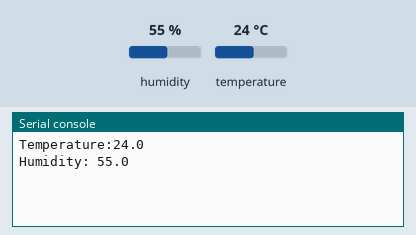
Simulated run of this program. Board: Raspberry Pi Pico running MicroPython. Parts: the last lines printed to the serial console. The test bench sets the inputs (shaded band); at power-on: humidity 55 %, temperature 24 °C.

Above: at 6.2 s.
6.3 s: humidity set to 22 %
At 8.2 s:
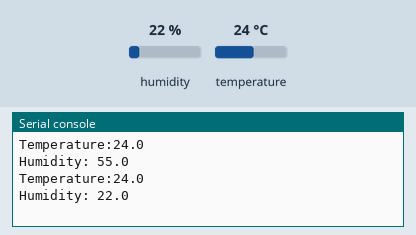
9.0 s: temperature set to 12 °C
At 9.4 s:
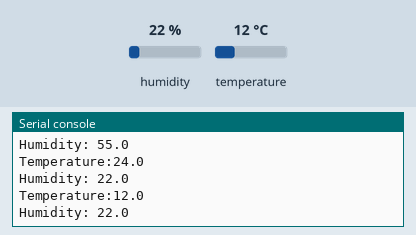
11.7 s: humidity set to 40 %
At 14.1 s:
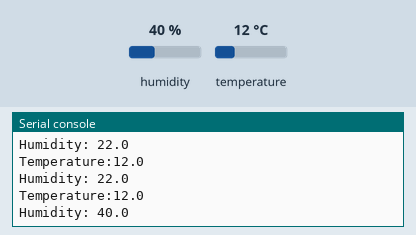
Timing chart, 0 to 15.6 s (numbered marks = the images above; inputs shaded):
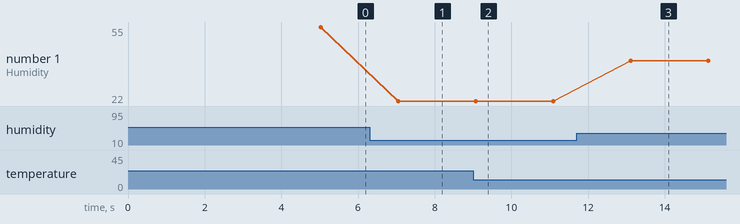

Measured:
- after the input at 6.3 s, the serial console: prints a new line after 0.75 s (image 1)
- after the input at 9.0 s, the serial console: prints a new line after 0.07 s (image 2)
- after the input at 11.7 s, the serial console: prints a new line after 1.4 s (image 3)
- plotted number 1: 55 → 22 after the input at 6.3 s, 22 → 40 after the input at 11.7 s

The program:

5.2_temp_and_humidity_monitoring.py
```python
from machine import Pin
import utime as time
from dht import DHT11, InvalidPulseCount

pin = Pin(16, Pin.IN)
sensor = DHT11(pin)
time.sleep(5)  # initial delay

while True:
    try:
        sensor.measure()
        string = "Temperature:{}\nHumidity: {}".format(sensor.temperature, sensor.humidity)
        print(string)
        time.sleep(2)

    except InvalidPulseCount as e:
        print('Bad pulse count - retrying ...')
```
